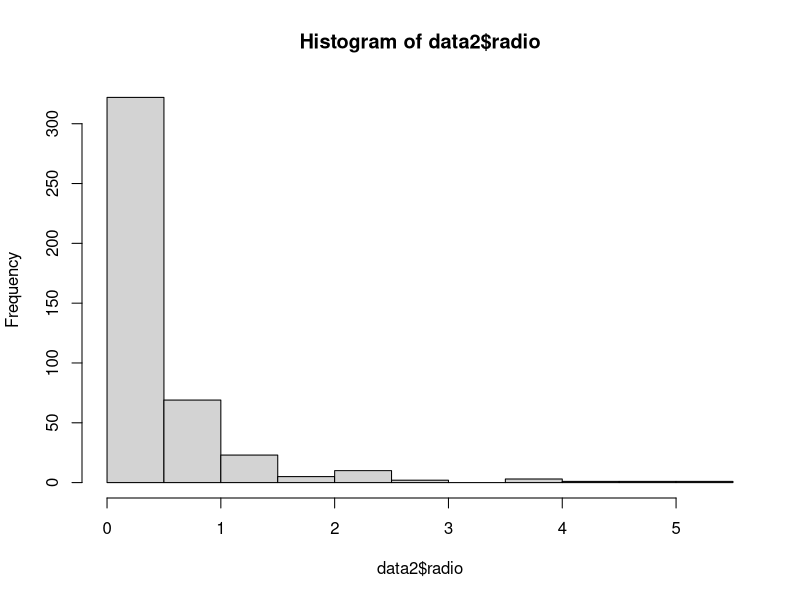

This chart was generated by the following R code:
library(ggplot2)
library(dplyr)
# midwest
str(midwest)
class(midwest)
data2 <- as.data.frame(midwest)
View(data2)

# 전체 인구대비 아시아 인구 백분율
# => 히스토그램을 출력해보시오.(hist)
# poptotal(total), popasian(asian)

data2$radio <- 
  data2$popasian / data2$poptotal * 100

hist(data2$radio)









